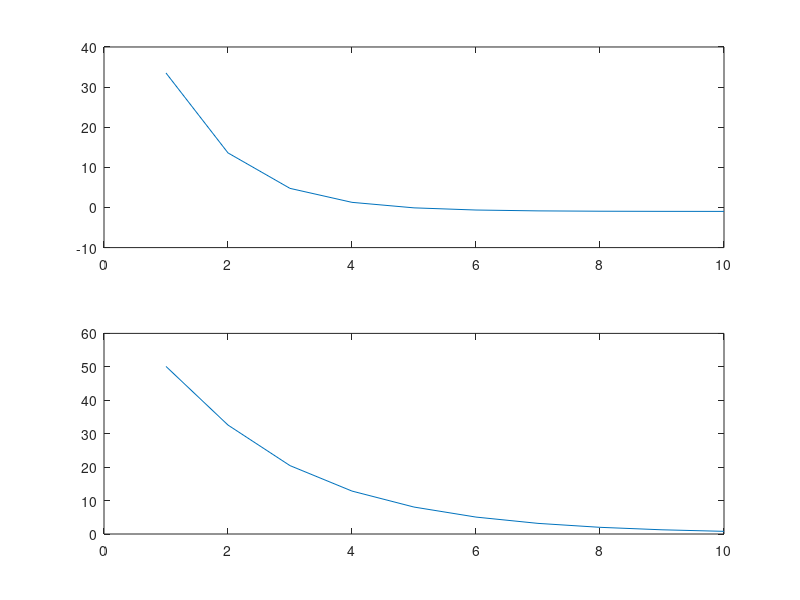

MATLAB code for this plot:
% System and cost parameters
A=[1,2;2,-1];
Q=eye(2); q=1;

% Gradient descent step size
gamma=0.01;

% Numerics
t=0; dt=0.01; tf=1;
NL=[]; k=10; JJ=[];

% Initial guess
x0=[1;1];

for (j=1:k);
    X=[]; J=0; i=0; x=x0;
    while (t<=tf);  % solve for x forward in time
        X=[X,x]; 
        J=J+dt*(x'*Q*x-q);
        x=x+dt.*(A*x); % forward Euler
        t=t+dt; i=i+1;
    end;
    t=tf; lambda=[0;0];
    while (t>=0);   % solve for lambda backward in time
        lambda=lambda-dt.*(-2.*Q*X(:,i)-A'*lambda); % backwards Euler
        t=t-dt; i=i-1;
    end;
    x0=x0-gamma.*lambda;
    NL=[NL;norm(lambda)];
    JJ=[JJ;J];
end;

hold off;
figure(1);
subplot(2,1,1);
plot(JJ);
subplot(2,1,2);
plot(NL);
